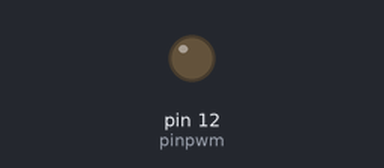
Simulated run of this sketch. Board: Arduino Uno, built with avr-gcc and run on an emulated ATmega328P. Shown: output pins drawn as LEDs (lit = HIGH).

Above: at 0.6 s.
At 2.5 s:
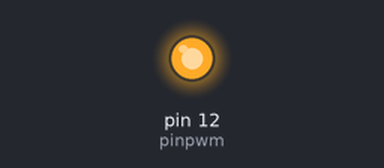
Timing chart, 0 to 7.9 s (numbered marks = the images above):
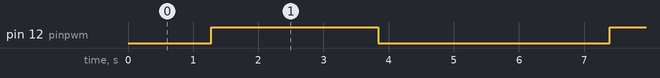

Measured:
- by itself, pin 12 (pinpwm): alternates HIGH for 2.6 s and LOW for 3.6 s

The sketch:

P5.ino
```cpp
int pinpwm = 12;
void setup() {
  // put your setup code here, to run once:
Serial.begin(9600);
}

void loop() {
  // put your main code here, to run repeatedly:
  for(int i =0 ; i<255; i++){
    analogWrite(pinpwm,i);
    delayMicroseconds(10000);
  }
  delay(10);
  for (int i =255; i>0; i--){
    analogWrite(pinpwm,i);
    delayMicroseconds(10000);

  }
  delay(1000);

}
```
